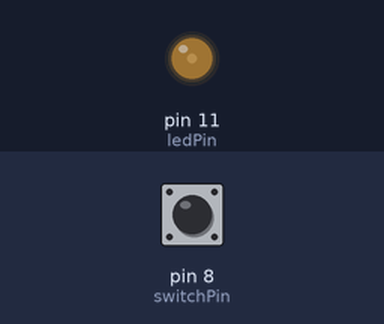
This sketch was run on a simulated Arduino Uno, built with avr-gcc and run on an emulated ATmega328P. Shown: output pins drawn as LEDs (lit = HIGH). The inputs (shaded band) are chosen by the test bench; at power-on: pin 8 (switchPin) HIGH.

Above: at 1.2 s.
1.3 s: pin 8 (switchPin) pulled LOW for 0.15 s
At 2.6 s:
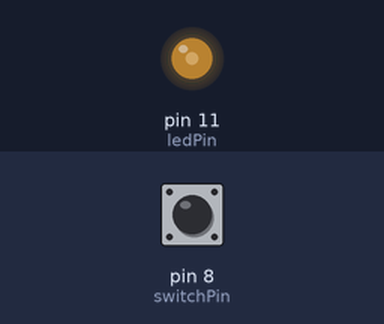
2.9 s: pin 8 (switchPin) pulled LOW for 1 s
At 5.1 s:
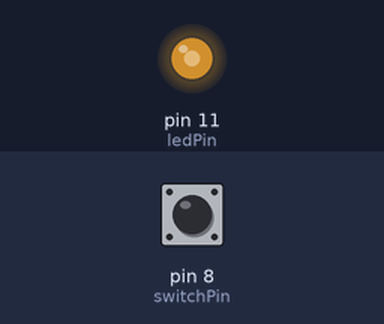
5.4 s: pin 8 (switchPin) pulled LOW for 0.15 s
At 6.7 s:
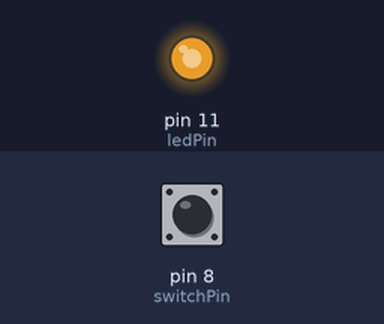
7.0 s: pin 8 (switchPin) pulsed LOW 5 times (0.12 s each, 0.3 s apart)
At 7.57 s:
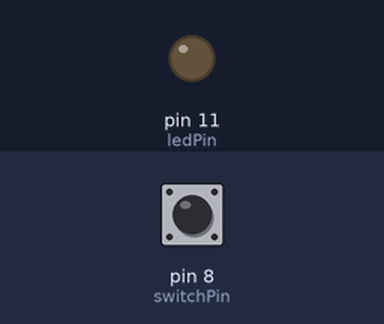
10.0 s: pin 8 (switchPin) pulled LOW for 3.2 s
At 14.5 s:
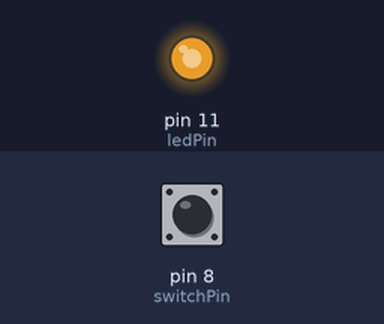
Timing chart, 0 to 15.7 s (numbered marks = the images above; inputs shaded):
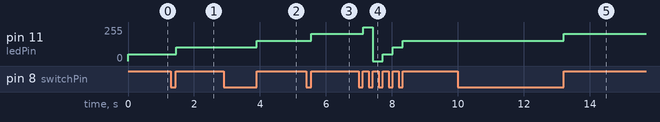

Measured:
- after the input at 1.3 s, pin 11 (ledPin): 51/255 → 102/255 after 0.16 s
- after the input at 2.9 s, pin 11 (ledPin): 102/255 → 153/255 after 1.0 s
- after the input at 5.4 s, pin 11 (ledPin): 153/255 → 204/255 after 0.16 s
- after the input at 7.0 s, pin 11 (ledPin): 204/255 → 255/255 after 0.13 s, → 0/255 0.30 s later, → 51/255 0.30 s later, → 102/255 0.30 s later, … (5 changes in this stretch)
- after the input at 10.0 s, pin 11 (ledPin): 153/255 → 204/255 after 3.2 s

The sketch:

switch_led_level.ino
```cpp
int ledPin = 11;
int switchPin = 8;
boolean lastBtn = LOW;
boolean currentBtn = LOW;
int ledLevel = 0;

void setup()
{
  pinMode(switchPin, INPUT);
  pinMode(ledPin, OUTPUT);
}

boolean debounce(boolean last)
{
  boolean current = digitalRead(switchPin);
  if (last != current)
  {
    delay(5);
    current = digitalRead(switchPin);
  }

  return current;
}

void loop()
{
  currentBtn = debounce(lastBtn);
  if (currentBtn == HIGH && lastBtn == LOW)
  {
    ledLevel = ledLevel + 51;
  }
  lastBtn = currentBtn;

  if (ledLevel > 255) ledLevel = 0;

  analogWrite(ledPin, ledLevel);
}
```
